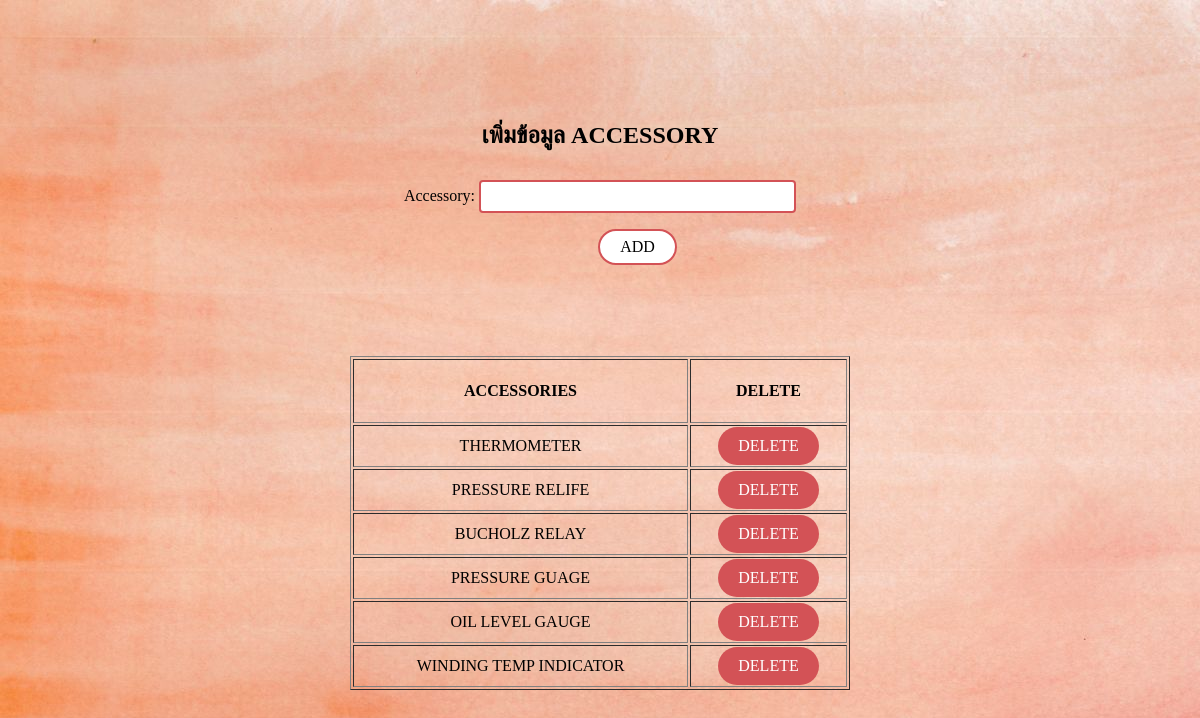
The app's page /project/addAccess.php with its own data.
### tables this page shows
CREATE TABLE `accessorytool` (
  `accessorytoolid` int(11) NOT NULL,
  `accname` varchar(45) NOT NULL
);

### project/addAccess.php (the view, shortened to what this page needs)
<?php require_once('Connections/dbconnect.php'); ?>
<?php
$editFormAction = $_SERVER['PHP_SELF'];
if (isset($_SERVER['QUERY_STRING'])) {
  $editFormAction .= "?" . htmlentities($_SERVER['QUERY_STRING']);
}
$query_Recordset1 = "SELECT * FROM accessorytool";
$Recordset1 = mysql_query($query_Recordset1, $dbconnect) or die(mysql_error());
$row_Recordset1 = mysql_fetch_assoc($Recordset1);
?>
<!DOCTYPE html PUBLIC "-//W3C//DTD XHTML 1.0 Transitional//EN" "http://www.w3.org/TR/xhtml1/DTD/xhtml1-transitional.dtd">
<html xmlns="http://www.w3.org/1999/xhtml">
<head>
</head>
<body>
<div align="center">
  <p>&nbsp;</p>
  <p>&nbsp;</p>
</div>
<form action="<?php echo $editFormAction; ?>" method="post" name="form1" id="form1" onsubmit="Javascript:return fncSubmit();">
<p>&nbsp;</p>
  <div align="center">
    <h2>เพิ่มข้อมูล ACCESSORY</h2>
    <table align="center">
      <tr valign="baseline">
        <td nowrap="nowrap" align="right">Accessory:</td>
        <td><input type="text" name="accname" value="" size="32" /></td>
      </tr>
      <tr valign="baseline">
        <td nowrap="nowrap" align="right"><div align="center"></div></td>
        <td><div align="center">
          <input type="submit" class="button button5" value="ADD" />
        </div></td>
      </tr>
    </table>
    <p>&nbsp;</p>
  </div>
</form>
<p>&nbsp;</p>
<div align="center" >
  <table border="1" width="500px">
    <tr>
      <td width="331"><div align="center" >
        <h4>ACCESSORIES</h4>
      </div></td>
      <td width="153"><div align="center">
        <h4>DELETE</h4>
      </div></td>
    </tr>
    <?php do { ?>
      <tr>
        <td><div align="center" id="accname"><?php echo $row_Recordset1['accname']; ?></div></td>
        <td><div align="center"><a href="delete.php?accname=<?php echo $row_Recordset1['accname']; ?>" onClick="return chkdel();">DELETE</a></div></td>
      </tr>
      <?php } while ($row_Recordset1 = mysql_fetch_assoc($Recordset1)); ?>
  </table>
</div>
</body>
</html>

### project/addAccess.php (style rules this page uses)
body { background-color: #f4c7bd; background-image: url(img/bg3.jpg); background-attachment: fixed; }
body,td,th { font-family: "Comic Sans MS", cursive; }
a:link, a:visited { background-color: #d35256; color: white; padding: 10px 20px; text-align: center; text-decoration: none; display: inline-block; border-radius: 20px; }
.button { background-color: #d35256; border: none; color: white; padding: 7px 20px; text-align: center; text-decoration: none; display: inline-block; font-size: 16px; font-family: "Comic Sans MS", cursive; margin: 4px 2px; -webkit-transition-duration: 0.4s; transition-duration: 0.4s; cursor: pointer; }
.button5 { background-color: white; color: black; border: 2px solid #d35256; border-radius: 20px; }
input[type=text] { padding: 7px 20px; margin: 8px 0; box-sizing: border-box; border: 2px solid #d35256; border-radius: 4px; }

### records on screen
accessorytool: accname "THERMOMETER"
accessorytool: accname "PRESSURE RELIFE"
accessorytool: accname "BUCHOLZ RELAY"
accessorytool: accname "PRESSURE GUAGE"
accessorytool: accname "OIL LEVEL GAUGE"
accessorytool: accname "WINDING TEMP INDICATOR"
